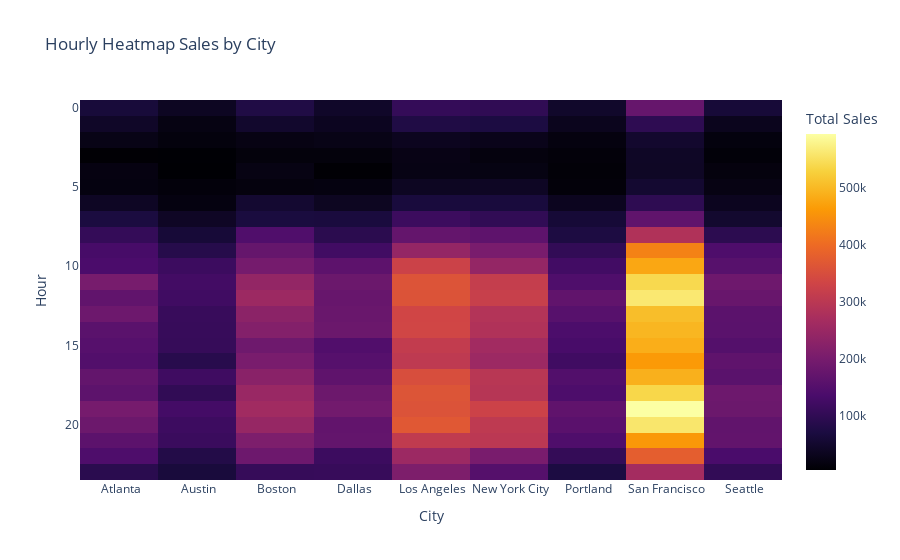

Notebook code for this chart:
### Code cell
fig

### Figure 1 — Plotly figure (JSON) as saved in the notebook; plotly's stock layout.template omitted (floating-point values rounded to 4 significant figures; data arrays with more than 128 entries replaced by an {"elided": "..."} marker saying what was removed)
{"data": [{"coloraxis": "coloraxis", "hovertemplate": "City: %{x}<br>Hour: %{y}<br>Total Sales: %{z}<extra></extra>", "name": "0", "type": "heatmap", "x": [" Atlanta", " Austin", " Boston", " Dallas", " Los Angeles", " New York City", " Portland", " San Francisco", " Seattle"], "xaxis": "x", "y": [0, 1, 2, 3, 4, 5, 6, 7, 8, 9, 10, 11, 12, 13, 14, 15, 16, 17, 18, 19, 20, 21, 22, 23], "yaxis": "y", "z": {"elided": "24x9 float values"}}], "layout": {"coloraxis": {"colorbar": {"title": {"text": "Total Sales"}}, "colorscale": [[0, "#000004"], [0.1111, "#1b0c41"], [0.2222, "#4a0c6b"], [0.3333, "#781c6d"], [0.4444, "#a52c60"], [0.5556, "#cf4446"], [0.6667, "#ed6925"], [0.7778, "#fb9b06"], [0.8889, "#f7d13d"], [1, "#fcffa4"]]}, "title": {"text": "Hourly Heatmap Sales by City"}, "xaxis": {"anchor": "y", "constrain": "domain", "domain": [0, 1], "scaleanchor": "y", "title": {"text": "City"}}, "yaxis": {"anchor": "x", "autorange": "reversed", "constrain": "domain", "domain": [0, 1], "title": {"text": "Hour"}}}}
